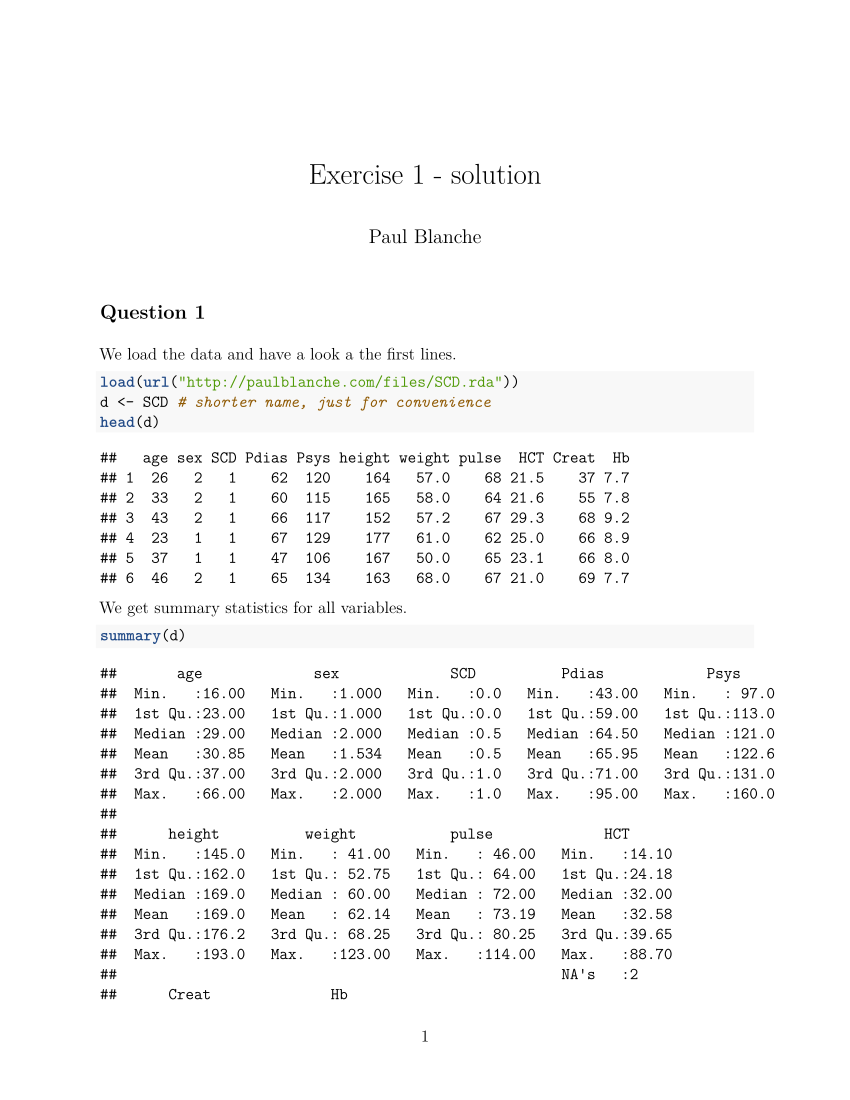

Write the R code that produced this figure.
#' ---
#' title: "Exercise 1 - solution"
#' author: "Paul Blanche"
#' output: pdf_document
#' fontsize: 12pt
#' ---
#' 
## ----setup, include=FALSE-----------------------------------------------------
knitr::opts_chunk$set(echo = TRUE)
rm(list=ls())

#' 
#' ## Question 1
#' 
#' We load the data and have a look a the first lines. 
## -----------------------------------------------------------------------------
load(url("http://paulblanche.com/files/SCD.rda"))
d <- SCD # shorter name, just for convenience
head(d)

#' 
#' We get summary statistics for all variables.
## -----------------------------------------------------------------------------
summary(d)

#' 
#' The variables HCT, Creat and Hb have missing values.
#' 
#' ## Question 2
#' 
## -----------------------------------------------------------------------------
table(d$sex)

#' There are 82 women and 94 men.
#' 
## -----------------------------------------------------------------------------
table(d$SCD)

#' There are 88 subjects with and 88 without Sickle Cell Disease.
#' 
#' ## Question 3
#' 
## ---- fig.height=5------------------------------------------------------------
boxplot(d$Psys~factor(d$SCD,levels=c(0,1),labels=c("no","yes")),
                      xlab="Sickle Cell Disease",
                      ylab="Systolic pressure (mmHg)")

#' 
#' 
#' **Interpretation:** 
#' 
#' * Box:
#'    + middle line: median Q2 (50%)
#'    + bottom: first quartile Q1 (25%)
#'    + top: third quartile Q3 (75%)
#' * Whiskers:  size is 1.5 times the height of the box, but not exceeding minimum and maximum.
#' * Dots: observations beyond whiskers
#' 
#' The overall interpretation seems to make sense: lower values are observed for subjects with SCD (median for SCD patients is approximately Q1 for subjects without SCD).
#' 
#' 
#' **Note:** some **experienced** students might prefer to use an alternative code, using the packages **dplyr** and **ggplot2**. See appendix for such a code.
#' 
#' 
#' ## Question 4
#' First we create the BMI variable and add it to the data.
## -----------------------------------------------------------------------------
d$BMI <- d$weight/(d$height/100)^2

#' Note that we divide the height by 100 because we want the height unit to be meters, not centimeters.
## ---- fig.height=5------------------------------------------------------------
hist(d$BMI,xlab="Body Mass Index",main="")

#' 
#' BMI does not look normally distributed because the distribution does not seem symmetric around the mean/median.
#' 
#' Mean of BMI:
## -----------------------------------------------------------------------------
mean(d$BMI)

#' Sdandard deviation of BMI:
## -----------------------------------------------------------------------------
sd(d$BMI)

#' Minimum of BMI:
## -----------------------------------------------------------------------------
min(d$BMI)

#' Maximum of BMI:
## -----------------------------------------------------------------------------
max(d$BMI)

#' First and third quartiles of BMI (25% and 75%):
## -----------------------------------------------------------------------------
quantile(d$BMI)

#' 
#' or:
## -----------------------------------------------------------------------------
quantile(d$BMI, 0.25)
quantile(d$BMI, 0.75)

#' 
#' 
#' Median of BMI has already been computed (50% above). Alternatively:
## -----------------------------------------------------------------------------
median(d$BMI)

#' Because the variable is far from being normally distributed, it is generally more informative to report the median and the first and third quartiles rather than mean and sd. 
#' We now compute the frequencies for each BMI group.
## -----------------------------------------------------------------------------
d$BMIgroup <- cut(d$BMI,
                  breaks=c(0,18.5,25,30,Inf),
                  include.lowest=TRUE,right=FALSE)
table(d$BMIgroup)

#' We observe 32 subjects "underweight", 112 "normal", 23 "overweight" and 9 "obese". Graphically:
## ---- fig.height=4------------------------------------------------------------
barplot(table(d$BMIgroup),xlab="Body Mass Index",ylab="Number of subjects")

#' 
#' We now do the same, but separately for subjects with and without SCD. However, we now report proportions instead of counts, to facilitate the comparison between the two groups. We make sure that the y-axis is the same for both plots to facilitate the comparison.
## ---- fig.width=10------------------------------------------------------------
par(mfrow=c(1,2))
barplot(table(d$BMIgroup[d$SCD==0])/sum(table(d$BMIgroup[d$SCD==0])),
        main="No SCD",
        ylim=c(0,0.7))
barplot(table(d$BMIgroup[d$SCD==1])/sum(table(d$BMIgroup[d$SCD==1])),
        main="SCD",
        ylim=c(0,0.7))


#' We observe somewhat lower BMI for subjects with SCD (less overweight and less obese subjects).
#' 
#' ## Question 5
#' We compute the mean and sd for subjects with (SCD=1) and without (SCD=0) SCD.
## -----------------------------------------------------------------------------
mean(d$Pdias[d$SCD==1])
mean(d$Pdias[d$SCD==0])
sd(d$Pdias[d$SCD==1])
sd(d$Pdias[d$SCD==0])

#' 
#' 
#' 
#' Next, we use the t.test function to compute 95% confidence interval for the mean diastolic pressure in the two populations of subjects with and without SCD.
## -----------------------------------------------------------------------------
t.test(d$Pdias[d$SCD==1])
t.test(d$Pdias[d$SCD==0])

#' The confidence intervals are [60.3;63.3] and [67.8;72.4] for subjects with and without SCD, respectively. They do not overlap, hence we can conclude to a significant difference in mean diastolic pressure between the two groups (at the usual 5% level for the type-I error control). 
#' 
#' We now compute the 95% **prediction** interval for the diastolic pressure in the two populations of subjects with and without SCD.
## -----------------------------------------------------------------------------
predict(lm(d$Pdias[d$SCD==0]~1),interval="prediction")[1,]
predict(lm(d$Pdias[d$SCD==1]~1),interval="prediction")[1,]

#' Under the assumption that the diastolic pressure is (approximately) normally distributed in each population (which should be checked using e.g. a QQplot!) then we can expect that (close to) 95% of the subjects without SCD (and similar to that of the study) have a diastolic pressure between 48.4 and 91.7. For subjects with SCD, between 47.9 and 75.7.
#' 
#' 
#' ## Question 6
#' 
## -----------------------------------------------------------------------------
t.test(d$Psys[d$SCD==1])
t.test(d$Psys[d$SCD==0])

#' The confidence intervals are [115.9;120.8] and [124.1;129.7]. They do not overlap, hence a significant difference.
## -----------------------------------------------------------------------------
t.test(d$Psys[d$SCD==1 & d$sex==2])
t.test(d$Psys[d$SCD==0 & d$sex==2])

#' The confidence intervals are [113.9;119.9] and [119.9;127.2]. They do overlap (although very little), hence **we cannot rigorously say whether there is a significant difference**. We need to perform a two-sample t-test to rigorously conclude (see course Day 2).
#' 
#' We now produce a dotplot to display the individual observations.
## ---- fig.width=5-------------------------------------------------------------
stripchart(d$Psys~factor(d$SCD,levels=c(0,1),labels=c("No SCD","SCD")),
           vertical=TRUE,
           method="jitter",
           xlab="",
           ylab="Systolic blood pressure (mmHg)",
           pch=19,
           col=c("forestgreen","red"))

#' 
#' Now we produce QQplots for each group.
## ---- fig.width=10------------------------------------------------------------
par(mfrow=c(1,2))
qqnorm(scale(d$Psys[d$SCD==1 & d$sex==2]),main="SCD")
abline(0,1,col="red",lty=2,lwd=3)
qqnorm(scale(d$Psys[d$SCD==0 & d$sex==2]),main="No SCD")
abline(0,1,col="red",lty=2,lwd=3)

#' 
#' We count the number of women with and without SCD. 
## -----------------------------------------------------------------------------
table(d$SCD[d$sex==2])

#' 
#' Because the QQplot looks good (observations close to the diagonal, no major deviation) and because the sample size of each group is "large enough" (n=47) we can trust the computation of the 95% confidence intervals. Hence, we can interpret the results quite confidently, without limitations about the appropriateness of the statistical method.
#' 
#' ## Question 7
#' We first create (and add to the data) a new variable "MAP" to define the Mean Arterial
#' Pressure.
## -----------------------------------------------------------------------------
d$MAP <- d$Pdias + (1/3)*(d$Psys-d$Pdias)

#' 
#' We make a histogram and a QQplot to visually assess whether the distribution of the Mean
#' Arterial Pressure looks normally distributed, among subjects without SCD
## ---- fig.width=10------------------------------------------------------------
par(mfrow=c(1,2))
hist(d$MAP[d$SCD==0])
qqnorm(scale(d$MAP[d$SCD==0]))
abline(0,1,col="red",lty=2,lwd=3)

#' It looks "fine", but it is, as always, difficult to say without "references" to compare to. Small sample random variation is difficult to understand. Hence the "Wally plot" can help.
## ---- fig.width=7,fig.height=7------------------------------------------------
library(MESS)
lm0 <- lm(d$MAP[d$SCD==0]~1)
qqnorm.wally <- function(x, y, ...) { qqnorm(y, ...) ; abline(a=0, b=1) } 
wallyplot(lm0, FUN=qqnorm.wally, main="",hide=FALSE,col="blue")

#' The "Wally plot" helps us to conclude that the QQplot of our data does not look bad: it does not look very different from the QQplot of random samples (of same sample size) drawn from a normal distribution.
## ---- fig.width=7,fig.height=7------------------------------------------------
predict(lm(d$MAP[d$SCD==0]~1),interval="prediction")[1,]

#' We estimate the "normal range" of MAP for patients without SCD as [66.9;111.1], which is very close to what is reported on wikipedia.
#' 
#' ## Additional challenge
#' 
## ---- fig.width=6,fig.height=6------------------------------------------------
# First, create a binary variable for hypotension
d$Hypo <- cut(d$Pdias,breaks=c(0,60,Inf),
              include.lowest=TRUE,right=FALSE)
# create two data sets, with subjects with and without hypotension
dHypo <- d[d$Hypo=="[0,60)",]
dNoHypo <- d[d$Hypo=="[60,Inf]",]
# set seed for reproducibility (jitter)
set.seed(123)
# First plot observations with hypotension
stripchart(dHypo$Pdias~dHypo$SCD,
           vertical=TRUE,method="jitter",
           col="red",
           pch=19,
           ylim=c(min(d$Pdias),max(d$Pdias)),
           xlab="Sickle Cell Disease",
           ylab="Diastolic pressure (mmHg)",
           axes=FALSE)
# add axes
axis(1,at=1:2,c("Absent","Present"))
axis(2,las=2)
# add horizontal line at the threshold defining hypotension
abline(h=60,lwd=2,lty=2)
# Plot observations without hypotension on top
stripchart(dNoHypo$Pdias~dNoHypo$SCD,
           vertical=TRUE,
           method="jitter",
           col="forestgreen",pch=19,add=TRUE)
# Add a legend
legend("topright",
       fill=c("forestgreen","red"),
       legend=c("No Hypotension","Hypotension"),
       ncol=2)

#' 
#' **Note:** some **experienced** students might prefer to use an alternative code, using the packages **dplyr** and **ggplot2**. See appendix for such a code.
#' 
#' 
#' # Appendix
#' 
#' ## Alternative code for Question 3
#' 
## ---- message = FALSE---------------------------------------------------------
library(dplyr)
library(ggplot2)

d %>% 
        mutate(SCD = factor(SCD, levels=c(0,1), labels=c("no","yes"))) %>% 
        ggplot(., aes(y = Psys, x = SCD)) +
                geom_boxplot() + 
                xlab("Sickle Cell Disease") +
                ylab("Diastolic pressure (mmHg)")


#' 
#' ## Alternative code for the additional challenge
#' 
## -----------------------------------------------------------------------------
set.seed(123)

d %>% 
mutate(Hypo = case_when(Pdias < 60 ~ "Hypotension",
                        Pdias >= 60 ~ "no Hypotension"),
       SCD = case_when(SCD == 0 ~ "Absent",
                       SCD == 1 ~ "Present")) %>% 
ggplot(., aes(x=SCD, y=Pdias, color = Hypo)) + 
        geom_jitter(width = 0.15, height = 0) + #only horizontal jitter
        xlab("Sickle Cell Disease") + #x-axis label
        ylab("Diastolic pressure (mmHg)") + #y-axis label
        scale_color_manual(values = c("red", "forestgreen")) + #set colour
        theme_classic() + #remove grid + gray background 
        theme(legend.title = element_blank()) + #remove legend title
        geom_hline(yintercept = 60, linetype = "dashed") #horizontal line

#' 
#' 
#' 
#' 
